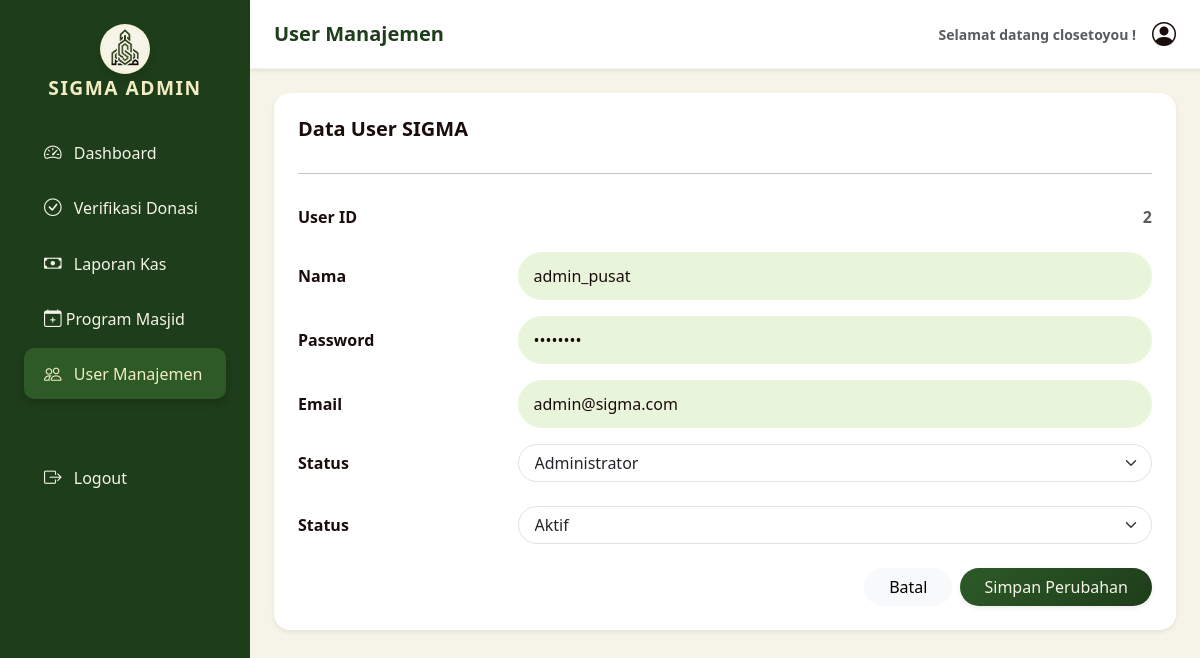
/user.php?aksi=editUser&id=2 (signed in), run on the app's committed database.
### tables this page shows
CREATE TABLE `user` (
  `userID` int(11) NOT NULL,
  `username` varchar(100) NOT NULL,
  `password` varchar(100) NOT NULL,
  `email` varchar(225) NOT NULL,
  `role` enum('administrator','bendahara') NOT NULL,
  `status` enum('nonaktif','aktif') NOT NULL DEFAULT 'nonaktif'
);

### user.php (the view, shortened to what this page needs)
<?php
include "koneksi.php";
    $queryUser = mysqli_query($connect, "SELECT username from user where userID = '{$_SESSION['userID']}'" );
    $user = mysqli_fetch_assoc($queryUser); $username = $user['username'];
?>
<!DOCTYPE html>
<html lang="en">
<head>
    <link href="https://cdn.jsdelivr.net/npm/bootstrap@5.3.8/dist/css/bootstrap.min.css" rel="stylesheet"
>
    <link rel="stylesheet" href="https://cdn.jsdelivr.net/npm/bootstrap-icons@1.11.3/font/bootstrap-icons.min.css">
    <link rel="stylesheet" href="style.css">
</head>
<body>
    <div class="dash-body d-flex" id="wrapper">
        <div class="sidebar" style="background-color: var(--hijau-tua); min-width: 250px; min-height: 100vh;">
            <div class="sidebar-heading text-center py-4 text-white">
                <div class="logo">
                    <img src="asset/SIGMA.png" height="40" class="mb-2"><br>
                </div>
                <b style="color: var(--cream);">SIGMA ADMIN</b>
            </div>
            <div class="list-group list-group-flush px-3">
                <nav class="list-group list-group-flush px-2">
                    <a href="dashboard.php" class="list-group-item list-group-item-action"><i
                            class="bi bi-speedometer2 me-2"></i>
                        Dashboard</a>
                    <a href="verifikasi.php" class="list-group-item list-group-item-action"><i
                            class="bi bi-check-circle me-2"></i>
                        Verifikasi Donasi</a>
                    <a href="kas.php" class="list-group-item list-group-item-action"><i class="bi bi-cash me-2"></i>
                        Laporan Kas</a>
                    <a href="program.php" class="list-group-item list-group-item-action"><i class="bi bi-calendar-plus"></i>
                        Program Masjid</a>
                    <a href="user.php" class="list-group-item list-group-item-action active-menu"><i
                            class="bi bi-people me-2"></i> User
                        Manajemen</a>
                    <a href="logout.php" class="list-group-item list-group-item-action mt-5 text-danger"><i
                            class="bi bi-box-arrow-right me-2"></i> Logout</a>
                </nav>
            </div>
        </div>
        <div id="page-content-wrapper" class="w-100" style="background-color: var(--putih);">
            <nav class="navbar navbar-expand-lg navbar-light bg-white py-3 px-4 shadow-sm">
                <h5 class="fw-bold m-0">User Manajemen</h5>
                <div class="ms-auto d-flex align-items-center">
                    <span class="me-3 small text-muted">Selamat datang <?=$username?> !</span>
                    <i class="bi bi-person-circle fs-4"></i>
                </div>
            </nav>
    <?php if(isset($_GET['aksi'])&& $_GET['aksi'] == 'editUser'):
        $id = $_GET['id'];
        $query = mysqli_query($connect, "SELECT * from user where userID = '$id'");
        $data = mysqli_fetch_assoc($query); ?>
            <div class="container-fluid p-4">
                <div class="bg-white p-4 rounded-4 shadow-sm">
                    <div class="d-flex justify-content-between align-items-center mb-4">
                        <h5 class="fw-bold">Data User SIGMA</h5>
                    </div>
                            <hr class="mb-4 opacity-10">
                            <form action="user.php?aksi=simpanUser&id=<?=$data['userID']?>" method="POST">
                                <div class="mb-3 row align-items-center">
                                    <label for="programID" class="col-sm-3 col-form-label fw-semibold">User ID</label>
                                    <div class="col-sm-9 text-end">
                                        <input type="text" readonly class="form-control-plaintext text-muted fw-bold"
                                            id="programID" value="<?= $data['userID']?>" style="text-align: right;">
                                    </div>
                                </div>
                                <div class="mb-3 row align-items-center">
                                    <label for="inputUsername" class="col-sm-3 col-form-label fw-semibold">Nama</label>
                                    <div class="col-sm-9">
                                        <input type="text" class="form-control rounded-pill px-3" name="username"
                                            id="inputUsername" value="<?=$data['username']?>">
                                    </div>
                                </div>
                                <div class="mb-3 row align-items-center">
                                    <label for="inputPassword" class="col-sm-3 col-form-label fw-semibold">Password</label>
                                    <div class="col-sm-9">
                                        <input type="password" class="form-control rounded-pill px-3" name="password" id="inputPassword" value="<?=$data['password']?>">
                                    </div>
                                </div>
                                <div class="mb-3 row align-items-center">
                                    <label for="inputEmail" class="col-sm-3 col-form-label fw-semibold">Email</label>
                                    <div class="col-sm-9">
                                        <input type="text" class="form-control rounded-pill px-3" name="email"
                                            id="inputEmail" value="<?=$data['email']?>">
                                    </div>
                                </div>
                                <div class="mb-4 row align-items-center">
                                    <label for="role"
                                        class="col-sm-3 col-form-label fw-semibold">Status</label>
                                    <div class="col-sm-9">
                                        <select class="form-select rounded-pill px-3" name="role"
                                            id="role" required>
                                            <option value="administrator" <?=($data['role'] == 'administrator')? 'selected': ''?>>Administrator</option>
                                        </select>
                                    </div>
                                </div>
                                <div class="mb-4 row align-items-center">
                                    <label for="validationStatus"
                                        class="col-sm-3 col-form-label fw-semibold">Status</label>
                                    <div class="col-sm-9">
                                        <select class="form-select rounded-pill px-3" name="status"
                                            id="validationStatus" required>
                                            <option value="aktif" <?=($data['status'] == 'aktif')? 'selected': ''?>>Aktif</option>
                                        </select>
                                    </div>
                                </div>
                                <div class="d-flex justify-content-end gap-2 mt-4">
                                    <a href="user.php"><button type="button"
                                            class="btn btn-light rounded-pill px-4">Batal</button></a>
                                    <button type="submit"
                                            class="btn btn-success rounded-pill px-4 shadow-sm">Simpan
                                            Perubahan</button>
                                </div>
                            </form>
                    </div>
            </div>
        <?php endif;?>
        </div>
    </div>
</body>
</html>

### style.css (style rules this page uses)
:root { --coklat: #1B0C0C; --hijau-muda: #2d5a27; --hijau-tua: #1e3d1a; --cream: #F2EDC2; --sage: #E9F5DB; --putih: #F6F4E8; --h1-size: 32px; --h2-size: 24px; --h3-size: 18px; --h4-size: 16px; --h5-size: 14px; }
body { margin: 0; padding: 0; }
.navbar { background-color: var(--sage); }
span { font-family: 'Segoe UI', sans-serif; color: var(--hijau-tua); font-size: var(--h2-size); font-weight: 900; }
.btn-success { background: linear-gradient(135deg, var(--hijau-muda), var(--hijau-tua)); color: var(--putih); text-align: center; }
.form-control { background-color: var(--sage) !important; border: none; border-radius: 12px; padding: 12px 15px; color: var(--coklat); }
.dash-body { background-color: var(--putih); color: var(--coklat); overflow-x: hidden; }
.sidebar { background-color: var(--hijau-tua) !important; box-shadow: 4px 0 10px rgba(0, 0, 0, 0.1); transition: all 0.3s; }
.sidebar-heading b { letter-spacing: 1.5px; font-size: 1.2rem; }
.list-group-item { border: none !important; padding: 12px 20px !important; margin-bottom: 5px; border-radius: 10px !important; background-color: transparent !important; color: var(--putih) !important; font-weight: 500; transition: 0.3s; }
.list-group-item i { font-size: 1.1rem; }
.active-menu { background-color: var(--hijau-muda) !important; color: var(--cream) !important; box-shadow: 0 4px 8px rgba(0, 0, 0, 0.2); }
.btn-success { background-color: var(--hijau-muda) !important; border: none; transition: 0.3s; }
.navbar { border-bottom: 1px solid rgba(0, 0, 0, 0.05); }
.navbar h5 { color: var(--hijau-tua); }
.logo { background-color: var(--putih); margin-left: auto; margin-right: auto; width: 50px; height: 50px; border-radius: 50%; border: 3px solid rgba(242, 237, 194, 0.3); box-shadow: 0 4px 10px rgba(0, 0, 0, 0.1); }

### data on the page
user: username "closetoyou"
user: userID "2", username "admin_pusat", email "admin@sigma.com", role "Administrator", status "Aktif"
